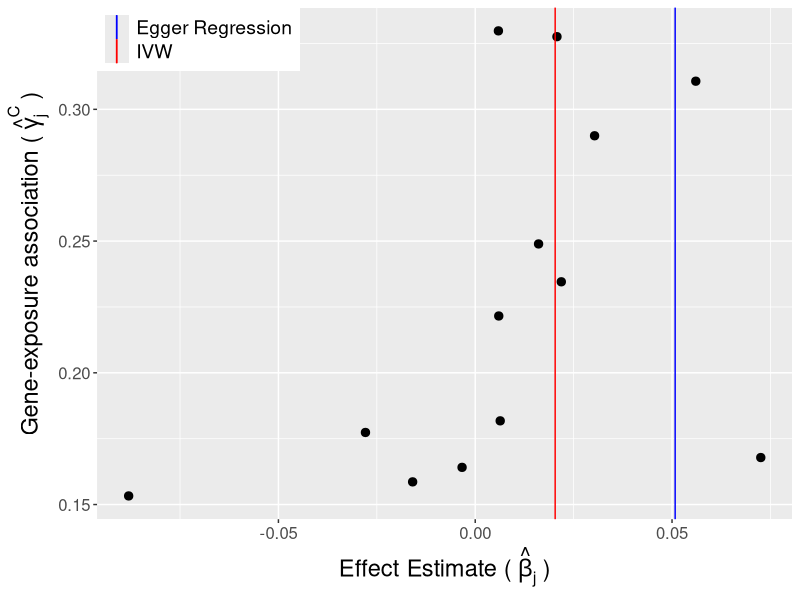
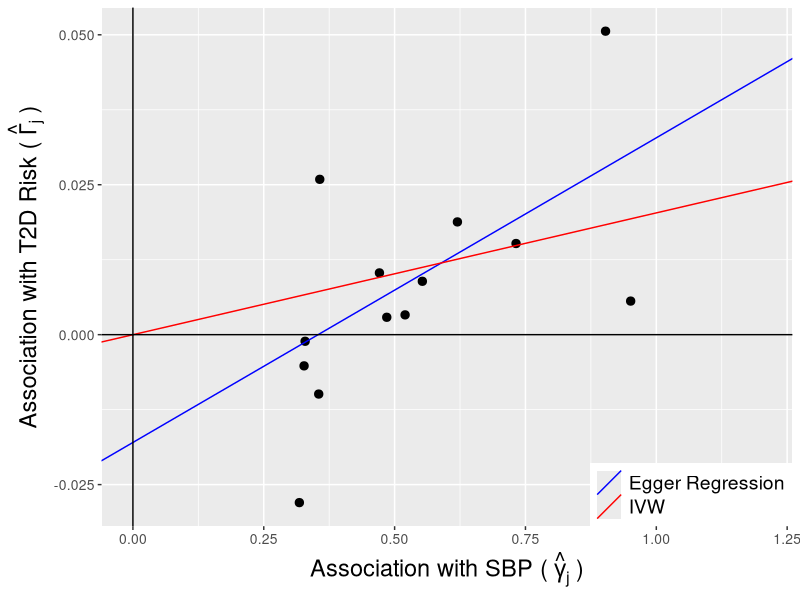

Here is the R script that generated these plots, in order:
## ---- chunk 1
knitr::opts_chunk$set(echo = TRUE)
## ---- chunk 2
#vector of gene-exposure associations (SBP)
BetaXG <- c(0.357, 0.329, 0.732, 0.903, 0.620, 0.485, 0.355, 0.318, 0.951, 0.553, 0.520, 0.327, 0.471)

#Vector of gene-outcome associations (T2D)
BetaYG <- c(0.0259, -0.0011, 0.0152, 0.0506, 0.0188, 0.0029, -0.0099, -0.0280, 0.0056, 0.0089, 0.0033, -0.0052, 0.0103)

#Vector of standard errors in gene-outcome associations
se.BetaYG <- c(0.0128, 0.0103, 0.0115, 0.0142, 0.0125, 0.0126, 0.0164, 0.0169, 0.0157, 0.0117, 0.0155, 0.0113, 0.0106)
## ---- chunk 3
BYG <- BetaYG*sign(BetaXG) #flip sign where needed in outcome association.
BXG <- abs(BetaXG) #flip to positive in exposure association. 
## ---- chunk 4
#IVW
ivwlm <- lm(BetaYG~ -1 + BetaXG,weights=1/se.BetaYG^2)
IVWfit <- summary(ivwlm)
IVWBeta <- IVWfit$coef[1,1]

#asymptotic correction for SE
SE <- IVWfit$coef[1,2]/IVWfit$sigma

#p values and CIs from t distribution
DF <- length(BetaYG)-1
IVW_p = 2*(1-pt(abs(IVWBeta/SE),DF))
IVW_CI = IVWBeta + c(-1,1)*qt(df=DF,0.975)*SE

#report results
IVWResults = c(IVWBeta,SE,IVW_CI,IVWBeta/SE,IVW_p)
names(IVWResults)=c("Point Estimate","Corrected Standard Error", "95% CI: lower", "95% CI: upper", "t-statistic","p value")

IVWResults
## ---- chunk 5
#Egger regression
erlm <- lm(BYG~BXG,weights=1/se.BetaYG^2)
ERfit <- summary(erlm)
EggerBeta0 <- ERfit$coef[1,1]
EggerBeta1 <- ERfit$coef[2,1]

#asymptotic correction for SE
SE0 <- ERfit$coef[1,2]/ERfit$sigma
SE1 <- ERfit$coef[2,2]/ERfit$sigma

#p values and CIs from t distribution
DF <- length(BetaYG)-2
ERBeta0_p <- 2*(1-pt(abs(EggerBeta0/SE0),DF))
ERBeta1_p <- 2*(1-pt(abs(EggerBeta1/SE1),DF))
ERBeta0_CI <- EggerBeta0 + c(-1,1)*qt(df=DF, 0.975)*SE0
ERBeta1_CI <- EggerBeta1 + c(-1,1)*qt(df=DF, 0.975)*SE1

#report results
EggerResults <- matrix(nrow=2, ncol = 6)
EggerResults[1,] <- c(EggerBeta0, SE0, ERBeta0_CI, EggerBeta0/SE0,ERBeta0_p)
EggerResults[2,] <- c(EggerBeta1, SE1, ERBeta1_CI, EggerBeta1/SE1,ERBeta1_p)
rownames(EggerResults) <- c("Intercept(Bias)", "Effect Estimate")
colnames(EggerResults) <- c("Point Estimate","Corrected Standard Error","95% CI: lower", "95% CI: upper", "t-statistic","p value")

EggerResults
## ---- chunk 6
#vector of effect allele frequencies from sample data
eaf <- c(0.3298, 0.4657, 0.2770, 0.1372, 0.3232, 0.2968, 0.4802, 0.3670, 0.8602, 0.7177, 0.1425, 0.6214, 0.4551)
## ---- chunk 7
BetaXG.C <- abs(BetaXG*sqrt(eaf*(1-eaf)))
## ---- chunk 8
library(ggplot2)

## ---- chunk 9
#Funnel plot
BetaXY=BYG/BXG
funnel <- qplot(BetaXY,BetaXG.C,size=I(2.5)) +
  labs(x=expression("Effect Estimate (" ~ hat(beta)["j"] ~")"), y=expression("Gene-exposure association (" ~ hat(gamma)["j"]^"C" ~ ")"))+
  geom_vline(aes(xintercept = IVWBeta, color = "IVW"), show.legend = TRUE)+
  geom_vline(aes(xintercept=EggerBeta1,color = "Egger Regression"), show.legend = TRUE)+
  scale_color_manual("",values=c("blue","red"))+
  theme(legend.title = element_blank(), 
        legend.justification= c(0,1), 
        legend.position=c(0,1),
        legend.text = element_text(size=14),
        axis.text=element_text(size=12),
        text = element_text(size=17))

funnel
## ---- chunk 10
#Regression plot
mrplot = qplot(BXG,BYG,size=I(2.5), xlim=c(0,1.2)) +
  labs(x=expression("Association with SBP (" ~ hat(gamma)["j"] ~")"), y=expression("Association with T2D Risk (" ~ hat(Gamma)["j"] ~")"))+
  geom_abline(aes(intercept=coef(erlm)[[1]],slope=coef(erlm)[[2]], color = "Egger Regression"),show.legend = FALSE) +
  geom_abline(aes(intercept=0,slope=coef(ivwlm)[[1]], color = "IVW"),show.legend=TRUE) +
  scale_color_manual("",values=c("blue","red"))+
  theme(legend.title = element_blank(), 
        legend.justification= c(1,0), 
        legend.position=c(1,0),
        legend.text = element_text(size = 14),
        axis.text=element_text(size=10),
        text = element_text(size = 17))+
  geom_hline(yintercept = 0, color ="black") +
  geom_vline(xintercept = 0, color = "black")

mrplot
## ---- chunk 11
se.BetaXG <- c(0.079, 0.077, 0.079, 0.179, 0.086, 0.097, 0.068, 0.069, 0.113, 0.0838, 0.108, 0.067, 0.076)
